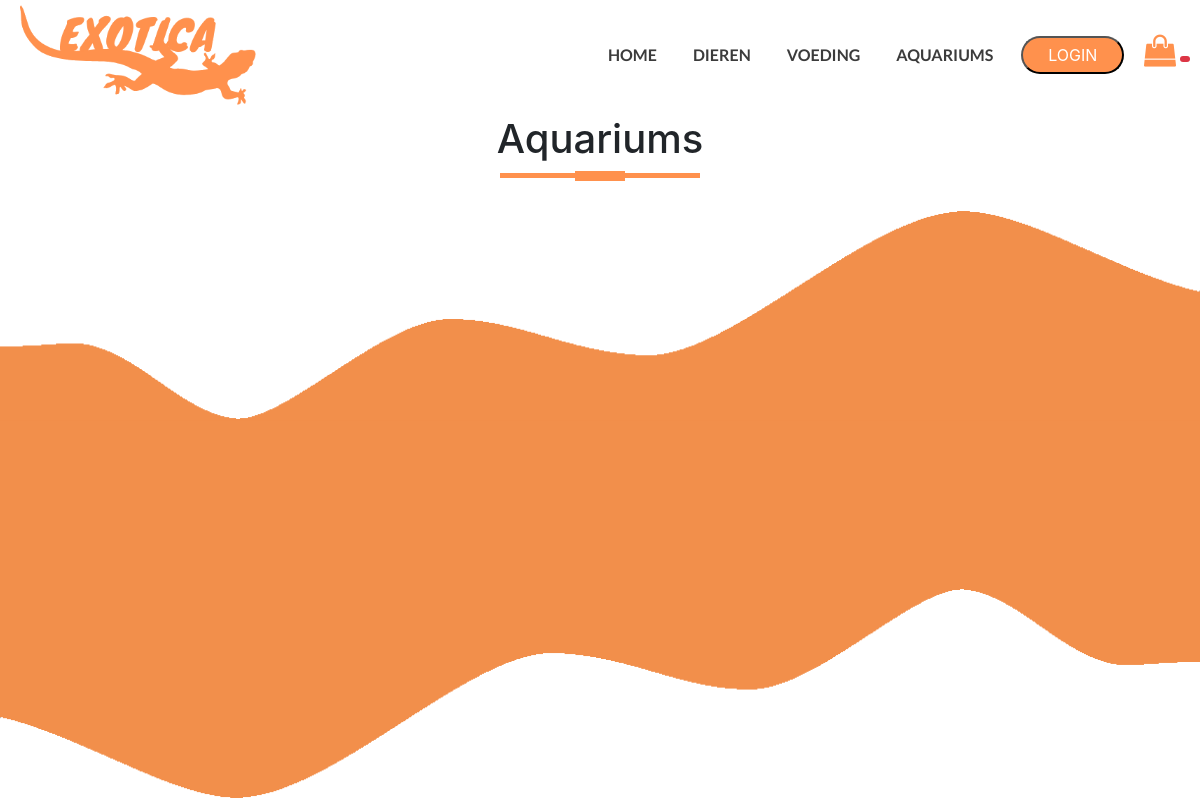
/index.php?content=aquariums, run on an earlier commit of the app's database.
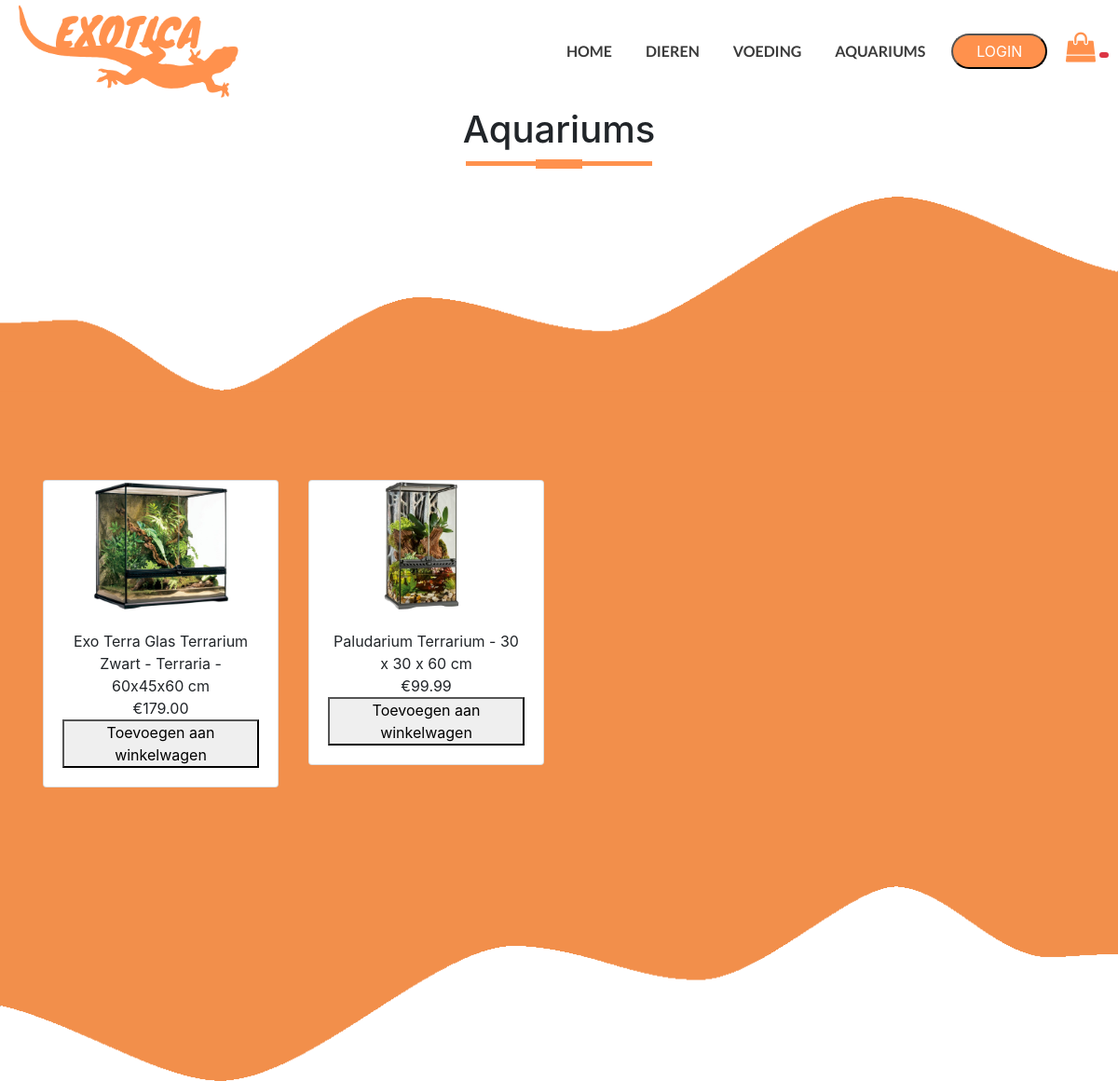
And on a later commit of the database.
### tables this page shows
CREATE TABLE IF NOT EXISTS `product` (
  `productid` int(11) UNSIGNED NOT NULL AUTO_INCREMENT,
  `productcode` varchar(100) NOT NULL,
  `productnaam` varchar(100) NOT NULL,
  `beschrijving` text NOT NULL,
  `prijs` decimal(5,2) NOT NULL,
  `productaantal` int(11) UNSIGNED NOT NULL,
  `image` varchar(100) NOT NULL,
  `productcategorieid` int(11) UNSIGNED NOT NULL,
  PRIMARY KEY (`productid`),
  KEY `productcategorieid to productcategorie_idx` (`productcategorieid`)
);

### includes/aquariums.php (the view, shortened to what this page needs)
<?php require_once './core/init.php';
?>
<section id="shop">
    <div class="container text-center">
        <h1 class="title">Aquariums</h1>
    </div>
</section>
<img src="img/myimage.png" class="bottom-img">
<section id="diensten">
<?php
require_once "./core/db/connectdb.php";
$result = mysqli_query($con,"SELECT * FROM `product` WHERE `productcategorieid` = 4");
echo '<div class="container text-center"> <div class="row text-center">';
while($row = mysqli_fetch_assoc($result)){
    echo "
  <div class=\"col-sm-12 col-md-3 p-3 services\" id='div'>
  <div class=\"card\" style=\"width: auto;\">
  <form method='post' action=''>
  <input type='hidden' name='productcode' value=".$row['productcode']." />
  <div class='image'><img src='".$row['image']."' height='140p'></div>
  <div class=\"card-body\">
    <div class='name'>".$row['productnaam']."</div>
    <div class='price'>€".$row['prijs']."</div>
    <button type='submit' class='buy'>Toevoegen aan winkelwagen</button>
    </div>
    </form>
  </div>
</div>
";
        }
        echo '</div> </div>';
 echo $status; ?>
</section>
<img src="img/image.png" class="bottom-img">

### index.php (shortened to what this page needs)
<!doctype html>
<html lang="nl">
  <head>
    <link rel="stylesheet" href="./css/style.css">
    <link rel="stylesheet" href="https://stackpath.bootstrapcdn.com/bootstrap/4.3.1/css/bootstrap.min.css">
    <link rel="stylesheet" href="https://stackpath.bootstrapcdn.com/font-awesome/4.7.0/css/font-awesome.min.css">
    <link rel="stylesheet" href="https://maxcdn.bootstrapcdn.com/font-awesome/4.4.0/css/font-awesome.min.css">
  </head>
  <body>
  <?php require_once 'includes/navbar.php';
  ?>
  <?php require_once 'core/init.php';
  ?>
  </body>
</html>

### includes/navbar.php
<?php
if (isset($_SESSION['username']))
{
  require_once './includes/nav1.php';
}else{
  require_once './includes/nav2.php';
}
?>

### includes/nav2.php (shortened to what this page needs)
<section id="nav-bar" >
        <nav class="navbar navbar-expand-lg navbar-light">
              <a class="navbar-brand" href="index.php"><img src="img/exo-logo.png"></a>
                <div class="collapse navbar-collapse" id="navbarNav">
                  <ul class="navbar-nav ml-auto">
                    <li class="nav-item">
                      <a class="nav-link" href="index.php">HOME<span class="sr-only">(current)</span></a>
                    </li>
                    <li class="nav-item">
                      <a class="nav-link" href="index.php?content=dieren">DIEREN</a>
                    </li>
                    <li class="nav-item">
                      <a class="nav-link" href="index.php?content=voeding">VOEDING</a>
                    </li>
                    <li class="nav-item">
                      <a class="nav-link" href="index.php?content=aquariums">AQUARIUMS</a>
                    </li>
                      <li class="nav-item">
                            <button type="button" onclick="document.getElementById('modal-wrapper2').style.display='block'"  id="footer1">LOGIN</button>
                      </li>
                      <li class="nav-item">
                      <a href="index.php?content=cart"> <i class="fa fa-shopping-bag fa-2x fa-flip-horizontal" style="color:#ff914d"></i> <span id="cart-item" class="badge badge-danger"><b>   </b></span></a>
                    </li>
                  </ul>
                </div>
              </nav>

### core/init.php (shortened to what this page needs)
<section class="content">
    <?php
       if(isset($_GET["content"])){
           require_once("./includes/" .$_GET["content"] . ".php");
       }else{
           require_once('./includes/home.php');
       }
       ?>
</section>

### css/style.css (style rules this page uses)
* { margin:0; padding:0; }
body { font-family: sans-serif; }
#nav-bar { position: sticky; top:0; z-index: 10; }
.navbar { background-color: rgb(255, 255, 255); padding: 0 !important; }
.navbar-brand img { height: 100px; padding-left: 20px; }
.navbar-nav li { padding:0 10px; }
.navbar-nav li a { color: #3b3b3b !important; font-weight: 600; float:right; text-align: left; }
.bottom-img { width:100%; margin-bottom: -2px; margin-top: -2px; }
#diensten { padding: 80px 0; background-color: #f28f4b; text-align: center; }
.title::before { content: ''; background: #ff914d; height: 5px; width:200px; margin-left: auto; margin-right: auto; display: block; transform: translateY(63px); }
.title::after { content: ''; background: #ff914d; height: 10px; width:50px; margin-left: auto; margin-right: auto; margin-bottom: 40px; display: block; transform: translateY(8px); }
#footer1 { background-color: #ff914d; color: white; padding-top: 5px; padding-bottom: 5px; padding-left: 25px; padding-right:25px; border-radius: 20px; margin-top: 1px; }
.nav-link { font-family: 'Lato', sans-serif; }

What changed in the data, as far as the page shows it:
added product: image (picture), productnaam "Exo Terra Glas Terrarium Zwart - Terraria - 60x45x60 cm", prijs "179.00"
added product: image (picture), productnaam "Paludarium Terrarium - 30 x 30 x 60 cm", prijs "99.99"
